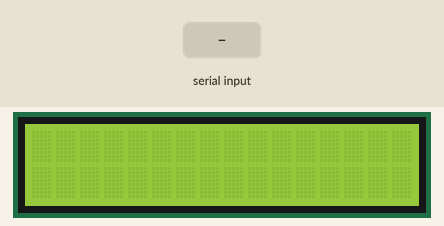
This sketch was run on a simulated Arduino Uno, built with avr-gcc and run on an emulated ATmega328P. On the bench: 16×2 character LCD. Inputs (shaded band) come from the test bench.

Above: at 1.2 s.
1.3 s: "1" received over Serial
At 3.1 s:
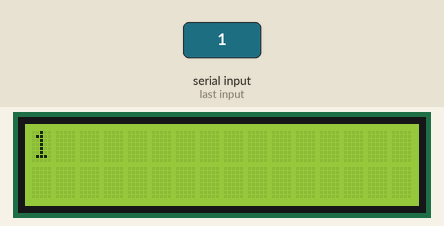
3.8 s: "0" received over Serial
At 7.5 s:
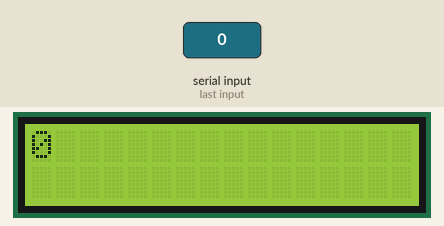
Timing chart, 0 to 9.0 s (numbered marks = the images above; inputs shaded):
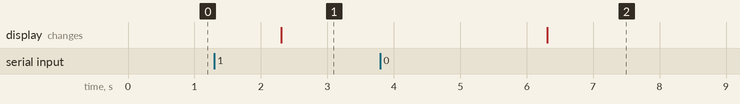

The sketch:

codigo-arduino-2.ino
```cpp
//Arduino Secundário

#include <SoftwareSerial.h>
#include <LiquidCrystal.h>
#include <string.h>

#define tmp 3000

String text;

LiquidCrystal lcd(13, 12, 11, 10, 9, 8);

void setup()
{
  Serial.begin(9600);
  lcd.begin(16,2);
}

void loop()
{
  if(Serial.available() > 0){
    text = Serial.readString();
    Serial.flush();
    lcd.clear();
    lcd.print(text);
    delay(tmp);
  }
}
```

Measured:
- after the input at 1.3 s, the display: changes after 1.0 s (image 1)
- after the input at 3.8 s, the display: changes after 2.5 s (image 2)
